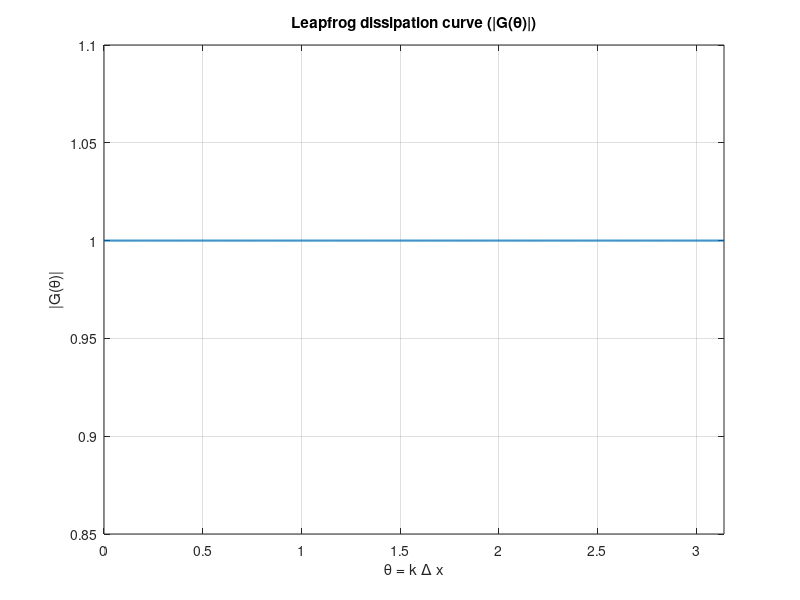
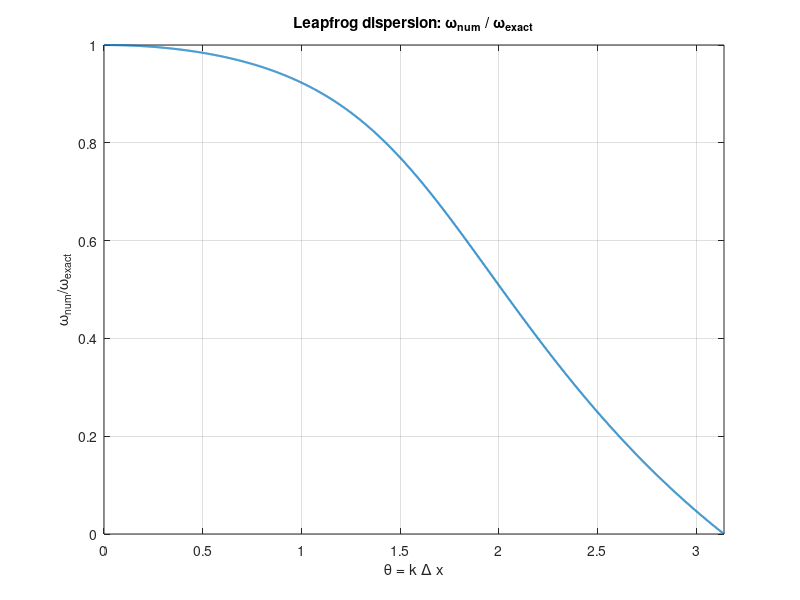
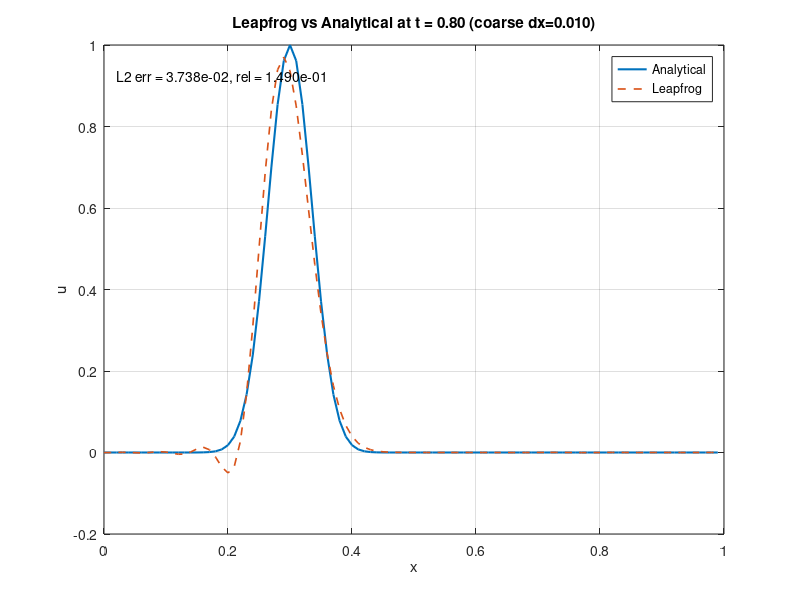
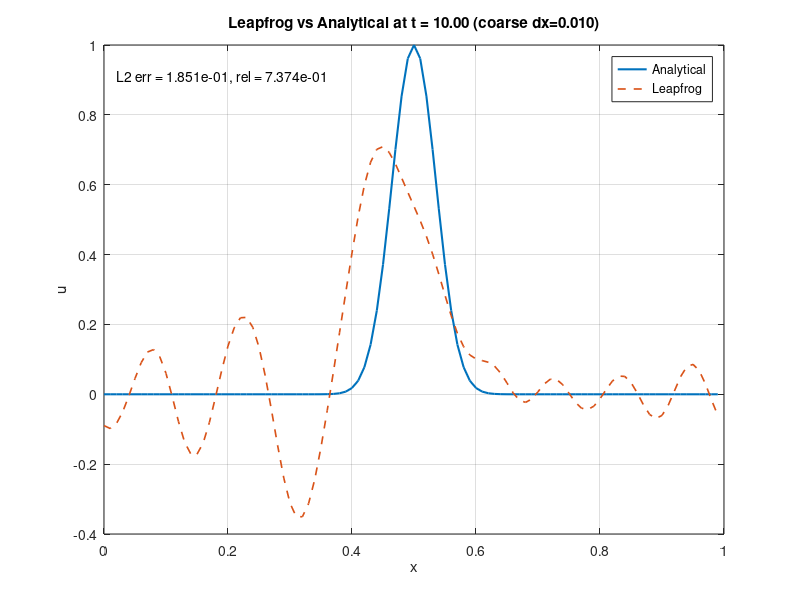

Recreate these plots in MATLAB, in order.
% leapfrog.m
% Leapfrog for u_t + u_x = 0 on [0,1] periodic
% Initial: u0(x) = sin^{80}(pi x)
% dx = 0.01, dt = 0.008 (lambda = 0.8)

clear; close all; clc;

%% Parameters (coarse)
dx = 0.01;
dt = 0.008;
lambda = dt/dx;
L = 1.0;
Nx = round(L/dx);
x = (0:Nx-1)'*dx;        % column vector grid points (0..1-dx)
Tlist = [0.8, 10.0, 20.0];

fprintf('Coarse grid: Nx=%d, dx=%.4f, dt=%.4f, lambda=%.4f\n', Nx, dx, dt, lambda);

%% 1) Von Neumann analysis: dissipation & dispersion
theta = linspace(0, pi, 2000);           % theta = k*dx
a = lambda * sin(theta);

% Solve quadratic G^2 + 2i a G - 1 = 0 -> physical root:
G = sqrt(1 - a.^2) - 1i * a;             % select root with positive cos part
amp = abs(G);                            % |G(theta)|
% numerical frequency: phi = asin(a)  (omega_num * dt = phi)
phi = asin(a);                           % principal branch in [-pi/2, pi/2]
omega_num = phi / dt;                    % numerical angular frequency (rad/time)
omega_exact = (theta / dx);              % exact for ut + ux = 0 is omega = k = theta/dx

% Avoid division by zero at theta=0
ratio = ones(size(omega_num));
idx = abs(omega_exact) > 0;
ratio(idx) = omega_num(idx) ./ omega_exact(idx);
ratio(~idx) = 1;

% Plot dissipation (should be 1)
figure(1); clf;
plot(theta, amp, 'LineWidth', 1.5);
xlabel('\theta = k \Delta x'); ylabel('|G(\theta)|');
title('Leapfrog dissipation curve (|G(\theta)|)'); grid on; xlim([0 pi]);

% Plot dispersion (omega_num / omega_exact)
figure(2); clf;
plot(theta, ratio, 'LineWidth', 1.5);
xlabel('\theta = k \Delta x'); ylabel('\omega_{num}/\omega_{exact}');
title('Leapfrog dispersion: \omega_{num} / \omega_{exact}'); grid on; xlim([0 pi]);

%% Utility functions: Leapfrog with Lax-Wendroff start, Lax-Wendroff full
function u_out = LF_evolve(u0, dx, dt, T)
    % Leapfrog with one Lax-Wendroff start step
    Nx = length(u0);
    lam = dt/dx;
    nsteps = round(T/dt);
    if nsteps == 0
        u_out = u0; return;
    end
    % compute u^1 via Lax-Wendroff
    u = u0;
    up = circshift(u, -1); um = circshift(u, 1);
    u1 = u - 0.5*lam*(up - um) + 0.5*(lam^2)*(up - 2*u + um);
    if nsteps == 1
        u_out = u1; return;
    end
    u_prev = u;       % u^{n-1} = u^0
    u_curr = u1;      % u^{n}   = u^1
    for n = 1:(nsteps-1)
        up = circshift(u_curr, -1);
        um = circshift(u_curr, 1);
        u_next = u_prev - lam*(up - um);   % u^{n+1} = u^{n-1} - lam(...) 
        u_prev = u_curr;
        u_curr = u_next;
    end
    u_out = u_curr;
end

%% Initial condition
u0 = sin(pi*x).^80;

%% Run coarse Leapfrog at requested times
results_coarse = struct();
for k = 1:length(Tlist)
    T = Tlist(k);
    u_num = LF_evolve(u0, dx, dt, T);
    x_shift = mod(x - T, 1);                % analytic shift (u(x,t)=u0(x - t) for ut+ux=0)
    u_exact = sin(pi*x_shift).^80;
    E_err = sqrt(sum((u_num - u_exact).^2) * dx);
    E_exact = sqrt(sum((u_exact.^2)) * dx);
    rel_err = E_err / E_exact;
    results_coarse(k).T = T;
    results_coarse(k).x = x;
    results_coarse(k).u_num = u_num;
    results_coarse(k).u_exact = u_exact;
    results_coarse(k).E_err = E_err;
    results_coarse(k).rel_err = rel_err;
    fprintf('Coarse LF: T=%.2f, L2 err = %.6e, rel = %.6e\n', T, E_err, rel_err);
end

%% Plot comparisons (coarse)
for k = 1:length(Tlist)
    T = Tlist(k);
    figure(10+k); clf;
    plot(results_coarse(k).x, results_coarse(k).u_exact, '-', 'LineWidth', 1.5); hold on;
    plot(results_coarse(k).x, results_coarse(k).u_num, '--', 'LineWidth', 1.2);
    title(sprintf('Leapfrog vs Analytical at t = %.2f (coarse dx=%.3f)', T, dx));
    xlabel('x'); ylabel('u'); legend('Analytical','Leapfrog','Location','Best'); grid on;
    text(0.02, 0.95, sprintf('L2 err = %.3e, rel = %.3e', results_coarse(k).E_err, results_coarse(k).rel_err), ...
        'Units','normalized','VerticalAlignment','top'); hold off;
end

%% PSD of initial condition (coarse and refined) - positive theta side
U0 = fft(u0);
dx_f = 0.005;
dt_f = 0.004;         % keep lambda = 0.8
Nx_f = round(L/dx_f);
x_f = (0:Nx_f-1)'*dx_f;
u0_f = sin(pi*x_f).^80;
psd0 = (abs(U0).^2)/Nx;
kfreqs = (0:Nx-1)'*(2*pi/Nx);      % discrete angular index (mapped to theta ~ k*dx)
npos = floor(Nx/2)+1;
theta_pos = kfreqs(1:npos) * dx;   % approximate theta = k*dx for plotting
figure(60); clf;
semilogy(theta_pos, psd0(1:npos), 'LineWidth', 1.4); hold on;
U0f = fft(u0_f); psdf = (abs(U0f).^2)/Nx_f;
kfreqs_f = (0:Nx_f-1)'*(2*pi/Nx_f);
theta_pos_f = kfreqs_f(1:floor(Nx_f/2)+1) * dx_f;
semilogy(theta_pos_f, psdf(1:floor(Nx_f/2)+1), '--', 'LineWidth', 1.2);
xlabel('\theta = k \Delta x (positive)'); ylabel('PSD (log scale)');
title('Power Spectral Density of initial condition (coarse & refined)');
legend('coarse','refined'); grid on; hold off;
